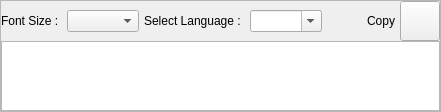
                        <widget class="QFrame" name="frame_bottom_ocr">
                         <property name="minimumSize">
                          <size>
                           <width>0</width>
                           <height>0</height>
                          </size>
                         </property>
                         <property name="maximumSize">
                          <size>
                           <width>16777215</width>
                           <height>0</height>
                          </size>
                         </property>
                         <property name="frameShape">
                          <enum>QFrame::StyledPanel</enum>
                         </property>
                         <property name="frameShadow">
                          <enum>QFrame::Raised</enum>
                         </property>
                         <layout class="QVBoxLayout" name="verticalLayout_16">
                          <property name="spacing">
                           <number>0</number>
                          </property>
                          <property name="leftMargin">
                           <number>0</number>
                          </property>
                          <property name="topMargin">
                           <number>0</number>
                          </property>
                          <property name="rightMargin">
                           <number>0</number>
                          </property>
                          <property name="bottomMargin">
                           <number>0</number>
                          </property>
                          <item>
                           <widget class="QFrame" name="frame_2">
                            <property name="minimumSize">
                             <size>
                              <width>0</width>
                              <height>40</height>
                             </size>
                            </property>
                            <property name="maximumSize">
                             <size>
                              <width>16777215</width>
                              <height>40</height>
                             </size>
                            </property>
                            <property name="styleSheet">
                             <string notr="true">font: 11pt &quot;Times New Roman&quot;;</string>
                            </property>
                            <property name="frameShape">
                             <enum>QFrame::NoFrame</enum>
                            </property>
                            <property name="frameShadow">
                             <enum>QFrame::Raised</enum>
                            </property>
                            <layout class="QHBoxLayout" name="horizontalLayout_7" stretch="0,0,0,0,0,0,0">
                             <property name="spacing">
                              <number>5</number>
                             </property>
                             <property name="leftMargin">
                              <number>0</number>
                             </property>
                             <property name="topMargin">
                              <number>0</number>
                             </property>
                             <property name="rightMargin">
                              <number>0</number>
                             </property>
                             <property name="bottomMargin">
                              <number>0</number>
                             </property>
                             <item>
                              <widget class="QLabel" name="label_2">
                               <property name="text">
                                <string>Font Size : </string>
                               </property>
                              </widget>
                             </item>
                             <item>
                              <widget class="QComboBox" name="combo_font_ocr">
                               <property name="currentIndex">
                                <number>-1</number>
                               </property>
                              </widget>
                             </item>
                             <item>
                              <widget class="QLabel" name="label_5">
                               <property name="text">
                                <string>Select Language : </string>
                               </property>
                              </widget>
                             </item>
                             <item>
                              <widget class="QComboBox" name="comboBox_lang">
                               <property name="editable">
                                <bool>true</bool>
                               </property>
                               <property name="currentIndex">
                                <number>-1</number>
                               </property>
                               <property name="maxVisibleItems">
                                <number>12</number>
                               </property>
                              </widget>
                             </item>
                             <item>
                              <spacer name="horizontalSpacer_2">
                               <property name="orientation">
                                <enum>Qt::Horizontal</enum>
                               </property>
                               <property name="sizeHint" stdset="0">
                                <size>
                                 <width>40</width>
                                 <height>20</height>
                                </size>
                               </property>
                              </spacer>
                             </item>
                             <item>
                              <widget class="QLabel" name="label_4">
                               <property name="text">
                                <string>Copy</string>
                               </property>
                              </widget>
                             </item>
                             <item>
                              <widget class="QPushButton" name="btn_copyocr">
                               <property name="minimumSize">
                                <size>
                                 <width>0</width>
                                 <height>40</height>
                                </size>
                               </property>
                               <property name="styleSheet">
                                <string notr="true">image: url(:/icons/images/icons/icon_restore.png);</string>
                               </property>
                               <property name="text">
                                <string/>
                               </property>
                              </widget>
                             </item>
                            </layout>
                           </widget>
                          </item>
                          <item>
                           <widget class="QTextEdit" name="textEdit_ocr">
                            <property name="minimumSize">
                             <size>
                              <width>0</width>
                              <height>0</height>
                             </size>
                            </property>
                            <property name="maximumSize">
                             <size>
                              <width>16777215</width>
                              <height>160</height>
                             </size>
                            </property>
                            <property name="styleSheet">
                             <string notr="true">font: 11pt &quot;Times New Roman&quot;;
color: rgb(0, 0, 0);</string>
                            </property>
                           </widget>
                          </item>
                         </layout>
                        </widget>
